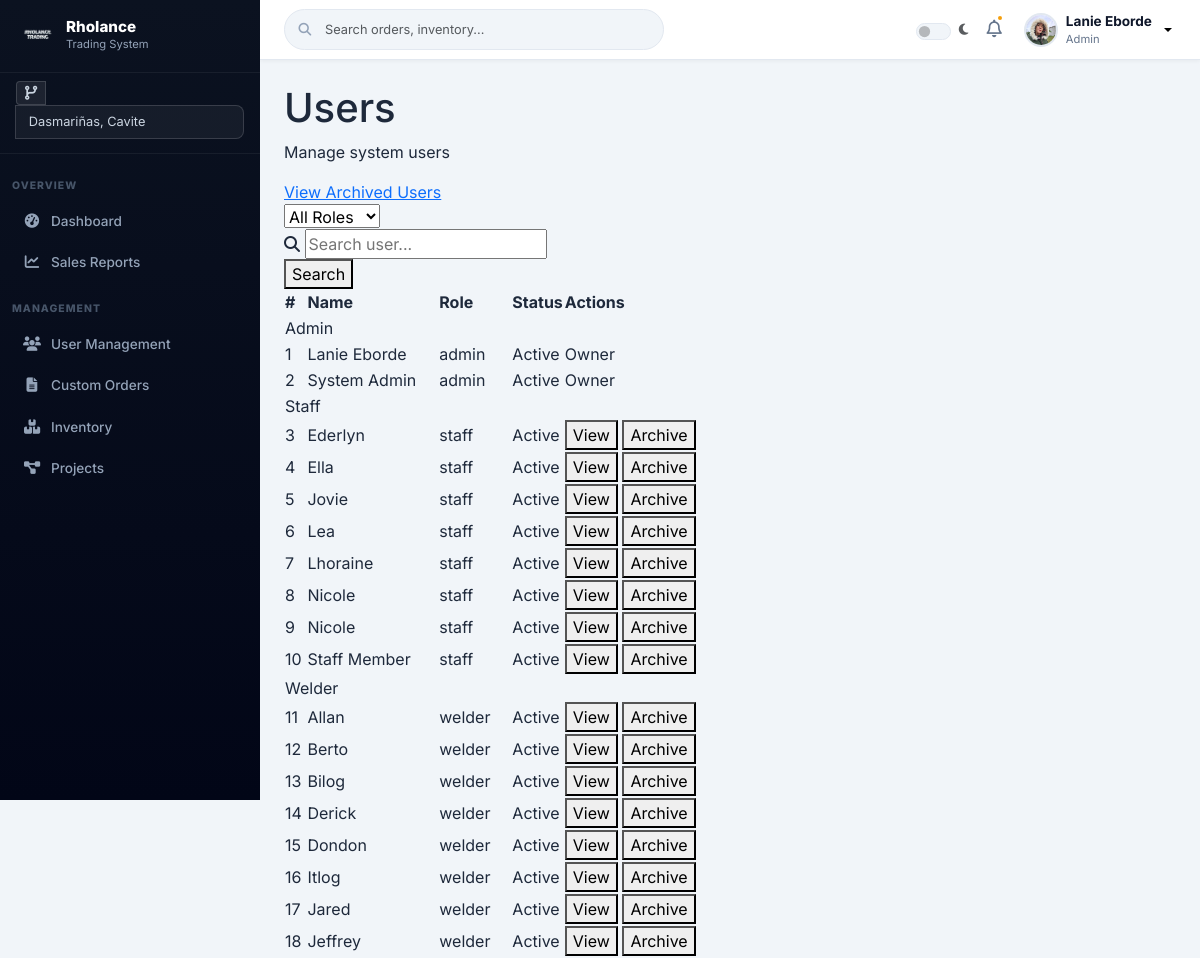
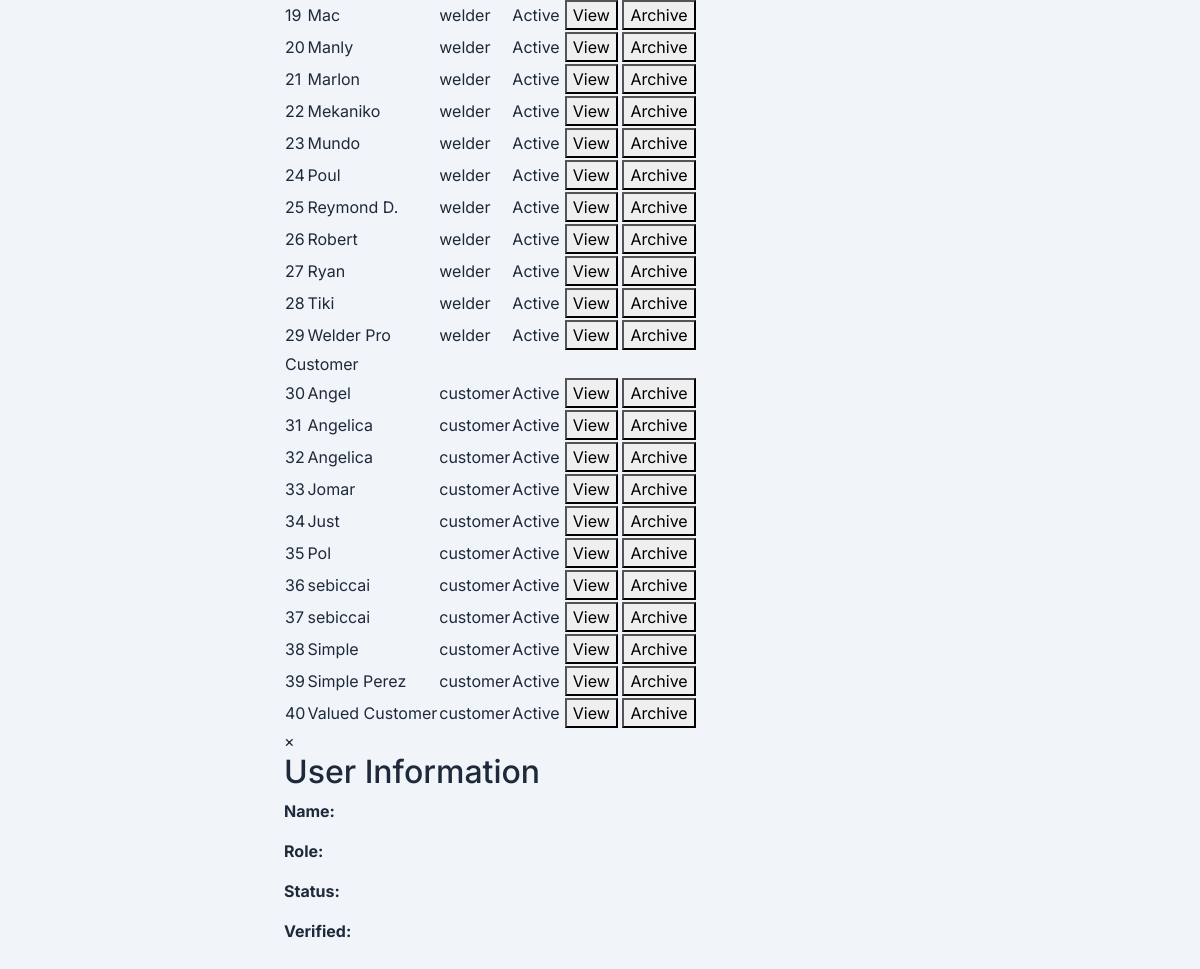
The app's page /dashboard/users.php (signed in) with its own data (2 pictures, top to bottom).
### tables this page shows
CREATE TABLE `users` (
  `id` int(11) NOT NULL,
  `name` varchar(100) NOT NULL,
  `email` varchar(100) NOT NULL,
  `password` varchar(255) NOT NULL,
  `role` enum('admin','staff','welder','customer') NOT NULL,
  `branch_id` int(11) DEFAULT NULL,
  `status` enum('active','blocked','archived') DEFAULT 'active',
  `reset_token` varchar(255) DEFAULT NULL,
  `token_expiry` datetime DEFAULT NULL,
  `is_verified` tinyint(1) DEFAULT 0,
  `verification_code` varchar(6) DEFAULT NULL,
  `code_expiry` datetime DEFAULT NULL,
  `avatar` varchar(255) DEFAULT NULL
);

### dashboard/users.php (the view, shortened to what this page needs)
<?php
include __DIR__ . '/../config/database.php';
include __DIR__ . '/../includes/header.php';
include __DIR__ . '/../includes/sidebar.php';
$roleFilter = $_GET['role'] ?? '';
$search = $_GET['search'] ?? '';
$where = [];
$where[] = "status != 'archived'";
$baseWhere = "WHERE " . implode(" AND ", $where);
$limit = 10;
$page = isset($_GET['page']) ? (int)$_GET['page'] : 1;
$offset = ($page - 1) * $limit;
$query = "
    SELECT id, name, role, status, is_verified
    FROM users
    $baseWhere
";
if ($roleFilter !== '') {
    $query .= " ORDER BY name ASC";
} else {
    $query .= " ORDER BY role ASC, name ASC";
}
$users = $conn->query($query);
?>
<div class="main">
<div class="page-header">
    <div>
        <h1>Users</h1>
        <p class="subtitle">Manage system users</p>
    </div>
    <a href="archived_users.php" class="btn-secondary">
        View Archived Users
    </a>
</div>
<div class="users-card">
<form method="GET" class="users-filter">
    <div class="filter-item">
        <select name="role" class="filter-control" onchange="this.form.submit()">
            <option value="">All Roles</option>
        </select>
    </div>
    <div class="filter-item search-wrapper">
    <i class="fa-solid fa-magnifying-glass search-icon"></i>
    <input
        type="text"
        name="search"
        placeholder="Search user..."
        value="<?= htmlspecialchars($search) ?>"
        class="filter-control search-input"
    >
</div>
    <div class="filter-item">
        <button type="submit" class="filter-control filter-btn">
            Search
        </button>
    </div>
</form>
<table class="modern-table">
<thead>
<tr>
    <th>#</th>
    <th>Name</th>
    <th>Role</th>
    <th>Status</th>
    <th>Actions</th>
</tr>
</thead>
<tbody>
<?php if($users && $users->num_rows > 0): ?>
    <?php
$counter = ($roleFilter !== '') ? $offset + 1 : 1;
?>
<?php
$currentRole = '';
while($u = $users->fetch_assoc()):
    if($roleFilter === '' && $currentRole !== $u['role']):
        $currentRole = $u['role'];
?>
<tr class="role-header">
    <td colspan="5" class="role-header-cell">
        <div class="role-label">
            <?= htmlspecialchars(ucfirst($currentRole)) ?>
        </div>
    </td>
</tr>
<?php endif; ?>
<tr>
   <td><?= $counter++ ?></td>
<td><?= htmlspecialchars($u['name']) ?></td>
    <td>
        <span class="role-badge role-<?= strtolower($u['role']) ?>">
            <?= htmlspecialchars($u['role']) ?>
        </span>
    </td>
    <td>
        <span class="status-badge status-<?= $u['status'] ?>">
            <?= ucfirst($u['status']) ?>
        </span>
    </td>
    <td>
    <?php if(strtolower($u['role']) === 'admin'): ?>
        <span class="owner-badge">Owner</span>
    <?php else: ?>
 <button class="btn-action info btn-view"
    data-id="<?= $u['id'] ?>"
    data-name="<?= htmlspecialchars($u['name']) ?>"
    data-role="<?= htmlspecialchars($u['role']) ?>"
    data-status="<?= htmlspecialchars($u['status']) ?>"
    data-verified="<?= $u['is_verified'] ?>"
>
    View
</button>
        <button class="btn-action warning btn-archive" data-id="<?= $u['id'] ?>">
            Archive
        </button>
    <?php endif; ?>
    </td>
</tr>
<?php endwhile; ?>
<?php else: ?>
<tr>
    <td colspan="5" style="text-align:center;">No users found.</td>
</tr>
<?php endif; ?>
</tbody>
</table>
</div>
<div id="viewModal" class="custom-modal">
    <div class="custom-modal-content">
        <span class="close-modal" id="closeViewModal">&times;</span>
        <h2>User Information</h2>
        <div class="modal-body">
            <p><strong>Name:</strong> <span id="viewName"></span></p>
            <p><strong>Role:</strong> <span id="viewRole"></span></p>
            <p><strong>Status:</strong> <span id="viewStatus"></span></p>
            <p><strong>Verified:</strong> <span id="viewVerified"></span></p>
        </div>
    </div>
</div>
</div>

### includes/header.php (shortened to what this page needs)
<?php
include __DIR__ . '/../config/database.php';
$user_id  = $_SESSION['user_id'] ?? 0;
$userName = $_SESSION['name']    ?? 'User';
$userRole = ucfirst($_SESSION['role'] ?? 'Guest');
$avatar   = '';
if ($user_id && isset($conn)) {
    $stmt = $conn->prepare("SELECT avatar FROM users WHERE id=?");
    $stmt->bind_param("i", $user_id);
    $stmt->execute();
    $res = $stmt->get_result();
    if ($row = $res->fetch_assoc()) $avatar = $row['avatar'] ?? '';
}
?>
<!DOCTYPE html>
<html lang="en" data-bs-theme="light">
<head>
    <link rel="stylesheet" href="https://cdn.jsdelivr.net/npm/bootstrap@5.3.3/dist/css/bootstrap.min.css">
    <link rel="stylesheet" href="https://cdnjs.cloudflare.com/ajax/libs/font-awesome/6.5.1/css/all.min.css">
    <link rel="stylesheet" href="<?= BASE_URL ?>assets/css/custom.css">
</head>
<body class="admin">
<header class="rh-topbar">
    <div class="rh-topbar-search">
        <input type="text" class="form-control" id="liveSearch"
               placeholder="Search orders, inventory..." autocomplete="off">
    </div>
    <div class="rh-topbar-right">
        <div class="form-check form-switch mb-0 d-flex align-items-center gap-2">
            <input class="form-check-input" type="checkbox" id="darkModeToggle"
                   style="width:2.2em;height:1.1em;cursor:pointer;">
            <label class="form-check-label text-muted" for="darkModeToggle" style="font-size:.8rem;">
                <i class="fas fa-moon"></i>
            </label>
        </div>
        <button class="rh-notif-btn">
            <i class="far fa-bell"></i>
            <span class="rh-notif-dot"></span>
        </button>
        <div class="dropdown">
            <button class="rh-user-btn dropdown-toggle" id="userMenuBtn"
                    data-bs-toggle="dropdown" aria-expanded="false"
                    style="--bs-btn-focus-shadow-rgb:none;">
                <div class="rh-avatar">
                    <?php if (!empty($avatar)): ?>
                        <img src="<?= BASE_URL ?>uploads/<?= htmlspecialchars($avatar) ?>" alt="Avatar">
                    <?php else: ?>
                        <?= strtoupper(substr($userName, 0, 1)) ?>
                    <?php endif; ?>
                </div>
                <div class="text-start d-none d-md-block">
                    <div class="rh-user-name"><?= htmlspecialchars($userName) ?></div>
                    <div class="rh-user-role"><?= htmlspecialchars($userRole) ?></div>
                </div>
            </button>
        </div>
    </div>
</header>

### assets/css/custom.css (style rules this page uses)
:root { --bs-primary: #0F172A; --bs-primary-rgb: 15, 23, 42; --bs-secondary: #64748B; --bs-secondary-rgb: 100, 116, 139; --bs-warning: #F59E0B; --bs-warning-rgb: 245, 158, 11; --bs-success: #10B981; --bs-success-rgb: 16, 185, 129; --bs-danger: #EF4444; --bs-danger-rgb: 239, 68, 68; --bs-info: #3B82F6; --bs-info-rgb: 59, 130, 246; --bs-body-bg: #F1F5F9; --bs-body-color: #1E293B; --bs-border-color: #E2E8F0; --bs-border-radius: 0.625rem; --bs-border-radius-lg: 0.875rem; --bs-border-radius-xl: 1.125rem; --bs-font-sans-serif: 'Inter', system-ui, -apple-system, sans-serif; --bs-link-color: #F59E0B; --bs-link-hover-color: #D97706; --bs-card-border-color: #E2E8F0; --bs-card-cap-bg: #F8FAFC; --rh-accent: #F59E0B; --rh-accent-hover: #D97706; --rh-dark: #0F172A; --rh-dark2: #1E293B; --rh-dark3: #334155; --rh-muted: #64748B; --rh-sidebar-width: 260px; --rh-topbar-height: 60px; --rh-shadow: 0 4px 16px rgba(0,0,0,.07); --rh-shadow-lg: 0 10px 30px rgba(0,0,0,.10); --muted: #64748B; --text-muted: #64748B; --accent: #F59E0B; --primary: #0F172A; --border: #E2E8F0; --card: #FFFFFF; --text: #1E293B; }
.main { margin-left: var(--rh-sidebar-width); margin-top: var(--rh-topbar-height); padding: 24px; min-height: calc(100vh - var(--rh-topbar-height)); background: var(--bs-body-bg); }
*, *::before, *::after { box-sizing: border-box; }
body { font-family: var(--bs-font-sans-serif); background: var(--bs-body-bg); color: var(--bs-body-color); }
.form-control, .form-select { border-radius: .625rem; border: 1px solid var(--bs-border-color); font-size: .875rem; padding: .6rem 1rem; transition: border-color .2s, box-shadow .2s; }
.rh-topbar { position: fixed; top: 0; left: var(--rh-sidebar-width); right: 0; height: var(--rh-topbar-height); background: #fff; border-bottom: 1px solid var(--bs-border-color); display: flex; align-items: center; justify-content: space-between; padding: 0 24px; z-index: 1040; box-shadow: 0 1px 4px rgba(0,0,0,.05); gap: 16px; }
.rh-topbar-search { position: relative; flex: 1; max-width: 380px; }
.rh-topbar-search .form-control { padding-left: 2.5rem; border-radius: 999px; background: var(--bs-body-bg); border-color: var(--bs-border-color); font-size: .8rem; }
.rh-topbar-right { display: flex; align-items: center; gap: 14px; }
.rh-notif-btn { position: relative; background: none; border: none; color: var(--rh-muted); font-size: 1.1rem; cursor: pointer; padding: 4px; }
.rh-notif-dot { position: absolute; top: 2px; right: 2px; width: 8px; height: 8px; background: var(--rh-accent); border-radius: 50%; border: 2px solid #fff; }
.rh-user-btn { display: flex; align-items: center; gap: 8px; background: none; border: none; cursor: pointer; padding: 4px; }
.rh-avatar { width: 34px; height: 34px; border-radius: 50%; background: var(--rh-dark2); color: #fff; font-weight: 700; font-size: .85rem; display: flex; align-items: center; justify-content: center; overflow: hidden; flex-shrink: 0; border: 2px solid var(--bs-border-color); }
.rh-avatar img { width: 100%; height: 100%; object-fit: cover; }
.rh-user-name { font-size: .85rem; font-weight: 700; color: var(--rh-dark); }
.rh-user-role { font-size: .7rem; color: var(--rh-muted); }

### records on screen
users: avatar (picture), role "Admin", name "Lanie Eborde", role "admin", status "Active", shows "Owner"
users: name "System Admin", role "admin", status "Active", shows "Owner"
users: role "Staff", name "Ederlyn", role "staff", status "Active"
users: name "Ella", role "staff", status "Active"
users: name "Jovie", role "staff", status "Active"
users: name "Lea", role "staff", status "Active"
users: name "Lhoraine", role "staff", status "Active"
users: name "Nicole", role "staff", status "Active"
users: name "Nicole", role "staff", status "Active"
users: name "Staff Member", role "staff", status "Active"
users: role "Welder", name "Allan", role "welder", status "Active"
users: name "Berto", role "welder", status "Active"
users: name "Bilog", role "welder", status "Active"
users: name "Derick", role "welder", status "Active"
users: name "Dondon", role "welder", status "Active"
users: name "Itlog", role "welder", status "Active"
users: name "Jared", role "welder", status "Active"
users: name "Jeffrey", role "welder", status "Active"
users: name "Mac", role "welder", status "Active"
users: name "Manly", role "welder", status "Active"
users: name "Marlon", role "welder", status "Active"
users: name "Mekaniko", role "welder", status "Active"
users: name "Mundo", role "welder", status "Active"
users: name "Poul", role "welder", status "Active"
users: name "Reymond D.", role "welder", status "Active"
users: name "Robert", role "welder", status "Active"
users: name "Ryan", role "welder", status "Active"
users: name "Tiki", role "welder", status "Active"
users: name "Welder Pro", role "welder", status "Active"
users: role "Customer", name "Angel", role "customer", status "Active"
users: name "Angelica", role "customer", status "Active"
users: name "Angelica", role "customer", status "Active"
users: name "Jomar", role "customer", status "Active"
users: name "Just", role "customer", status "Active"
users: name "Pol", role "customer", status "Active"
users: name "sebiccai", role "customer", status "Active"
users: name "sebiccai", role "customer", status "Active"
users: name "Simple", role "customer", status "Active"
users: name "Simple Perez", role "customer", status "Active"
users: name "Valued Customer", role "customer", status "Active"

### other values on screen
$userName "Lanie Eborde"
$userRole "Admin"
$label "Dashboard Sales Reports User Management Custom Orders Inventory Projects"
